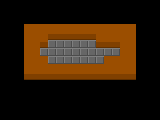

Tiled map render using the project's own tile images. Description and the whole map definition, tile-layer contents included, below:
An orthogonal 20x15 tile map with 8x8 px tiles, 1 tile layer (Tile Layer 1) and 7 objects (dispose, robot, bomb, breakable, ramp, ...).

<map version="1.0" orientation="orthogonal" width="20" height="15" tilewidth="8" tileheight="8">
 <tileset firstgid="1" name="leveltiles" tilewidth="8" tileheight="8">
  <image source="../graphics/leveltiles.png" width="32" height="8" />
 </tileset>
 <layer name="Tile Layer 1" width="20" height="15">
  <data encoding="csv">
0,0,0,0,0,0,0,0,0,0,0,0,0,0,0,0,0,0,0,0,
0,0,0,0,0,0,0,0,0,0,0,0,0,0,0,0,0,0,0,0,
0,0,0,0,0,0,0,0,0,0,0,0,0,0,0,0,0,0,0,0,
0,0,0,4,4,4,4,4,4,4,4,4,4,4,4,4,4,0,0,0,
0,0,0,4,4,4,3,3,3,3,3,3,4,4,4,4,4,0,0,0,
0,0,0,4,4,3,2,2,2,2,2,2,3,3,3,4,4,0,0,0,
0,0,0,4,4,2,2,2,2,2,2,2,2,2,2,4,4,0,0,0,
0,0,0,4,4,4,2,2,2,2,2,2,2,4,4,4,4,0,0,0,
0,0,0,4,4,4,4,4,4,4,4,4,4,4,4,4,4,0,0,0,
0,0,0,3,3,3,3,3,3,3,3,3,3,3,3,3,3,0,0,0,
0,0,0,0,0,0,0,0,0,0,0,0,0,0,0,0,0,0,0,0,
0,0,0,0,0,0,0,0,0,0,0,0,0,0,0,0,0,0,0,0,
0,0,0,0,0,0,0,0,0,0,0,0,0,0,0,0,0,0,0,0,
0,0,0,0,0,0,0,0,0,0,0,0,0,0,0,0,0,0,0,0,
0,0,0,0,0,0,0,0,0,0,0,0,0,0,0,0,0,0,0,0
</data>
 </layer>
 <objectgroup name="Object Layer 1" width="20" height="15">
  <object type="dispose" x="44" y="52" />
  <object type="robot" x="51" y="44" />
  <object type="bomb" x="68" y="52" />
  <object type="breakable" x="101" y="60" />
  <object type="ramp" x="77" y="44">
   <properties>
    <property name="dirX" value="-1" />
    <property name="dirY" value="0" />
   </properties>
  </object>
  <object type="switch" x="92" y="44">
   <properties>
    <property name="target" value="gate1" />
   </properties>
  </object>
  <object name="gate1" type="door" x="75" y="52" />
 </objectgroup>
</map>
